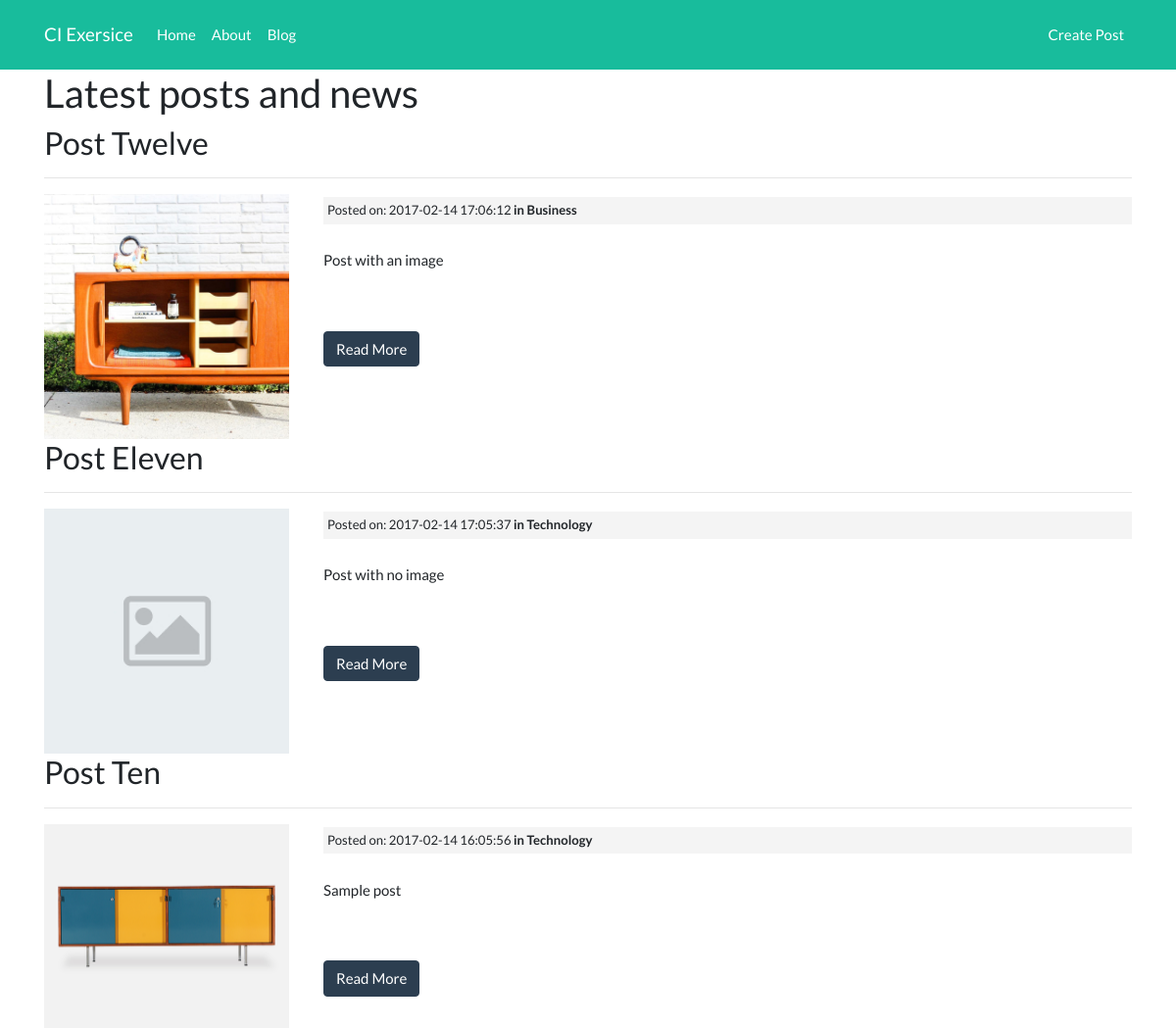
Screenshot of /index.php/posts with the database file from the repository.
### tables this page shows
CREATE TABLE `posts` (
  `id` int(11) NOT NULL,
  `category_id` int(11) NOT NULL,
  `title` varchar(255) NOT NULL,
  `slug` varchar(255) NOT NULL,
  `body` text NOT NULL,
  `post_image` varchar(255) NOT NULL,
  `created_at` timestamp NOT NULL DEFAULT CURRENT_TIMESTAMP ON UPDATE CURRENT_TIMESTAMP
);

CREATE TABLE `categories` (
  `id` int(11) NOT NULL,
  `name` varchar(255) NOT NULL,
  `created_ad` timestamp NOT NULL DEFAULT CURRENT_TIMESTAMP
);

### application/controllers/Posts.php (called while the page is built, shortened)
<?php
	class Posts extends CI_controller{
		public function index(){
			$data['title'] = 'Latest posts and news';
			$data['posts'] = $this->post_model->get_posts();
			$this->load->view('templates/header');
			$this->load->view('posts/index', $data);
			$this->load->view('templates/footer');
	}
}

### index.php (called while the page is built, shortened)
<?php
require_once BASEPATH.'core/CodeIgniter.php';

### application/models/Post_model.php (called while the page is built, shortened)
<?php
	class Post_model extends CI_Model{
		public function get_posts($slug = FALSE){
			if($slug == FALSE){
				$this->db->order_by('posts.id', 'DESC');
				$this->db->join('categories','categories.id = posts.category_id');
				$query = $this->db->get('posts');
				return $query->result_array();
			}
			$query = $this->db->get_where('posts', array('slug' => $slug));
			return $query->row_array();
		}
	}

### application/views/posts/index.php (the view)
<h2><?= $title ?></h2>
<?php foreach($posts as $post) : ?>
	<h3><?php echo $post['title']; ?></h3>
	<hr>
		<div class="row">
			<div class="col-md-3">
			<img class="post-thumb" src="<?php echo site_url(); ?>assets/images/posts/<?php echo $post['post_image']; ?>">
			</div>
			<div class="col-md-9">
			<small class="post-date">Posted on: <?php echo $post['created_at']; ?><strong>&nbsp;in <?php echo $post['name']; ?></strong></small><br>
			<?php echo word_limiter($post['body'], 60);?>
			<br><br>
			<p><a class="btn btn-primary" href="<?php echo site_url('/posts/'.$post['slug']);?>">Read More</a></p>
		</div>
	</div>
<?php endforeach; ?>

### application/views/templates/header.php (shortened to what this page needs)
<html>
	<head>
		<link rel="stylesheet" href="https://cdnjs.cloudflare.com/ajax/libs/bootswatch/4.6.0/flatly/bootstrap.min.css" />
		<link rel="stylesheet" href="<?php echo base_url(); ?>assets/css/style.css">
	</head>
	<body>
	<nav class="navbar navbar-expand-lg navbar-dark bg-success">
		<div class="container">
		<a class="navbar-brand" href="<?php echo base_url(); ?>">CI Exersice</a>
		  <div class="collapse navbar-collapse" id="navbarColor01">
		    <ul class="navbar-nav mr-auto">
		    	<li class="nav-item"><a class="nav-link" href="<?php echo base_url(); ?>">Home</a></li>
				<li class="nav-item"><a class="nav-link" href="<?php echo base_url(); ?>pages/view/about">About</a></li>
				<li class="nav-item"><a class="nav-link" href="<?php echo base_url(); ?>posts">Blog</a></li>
		    </ul>
		  </div>
			<ul class="nav navbar-nav navbar-right">
				<li><a class="nav-link" href="<?php echo base_url(); ?>posts/create">Create Post</a></li>
			</ul>
			</div>
	</nav>
	<div class="container">

### application/views/templates/footer.php (shortened to what this page needs)
</div>
</body>
</html>

### assets/css/style.css (style rules this page uses)
.post-date { background-color: #f4f4f4; padding: 4px; margin: 3px 0; display: block; }
.post-thumb { width: 250px; height: auto; }

### rows the page displays
posts: title "Post Twelve", post_image (picture), created_at "2017-02-14 17:06:12", category.name "Business", body "Post with an image"
posts: title "Post Eleven", post_image (placeholder picture), created_at "2017-02-14 17:05:37", category.name "Technology", body "Post with no image"
posts: title "Post Ten", post_image (picture), created_at "2017-02-14 16:05:56", category.name "Technology", body "Sample post"

### other values shown
$title "Latest posts and news"
